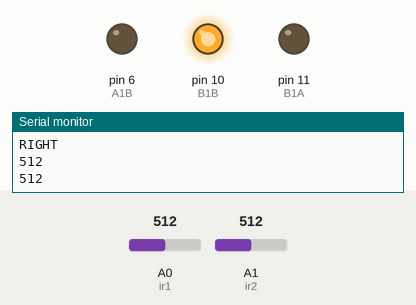
A sketch run on a simulated Arduino Uno, built with avr-gcc and run on an emulated ATmega328P. Shown: output pins drawn as LEDs (lit = HIGH), the last lines printed to the serial monitor. The test bench sets the inputs (shaded band); at power-on: A0 (ir1) = 512, A1 (ir2) = 512. Pins used as bus, display or sensor lines are not drawn.

Above: at 1.8 s.
1.9 s: A0 (ir1) set to 215
6.0 s: A0 (ir1) set to 190
At 6.9 s:
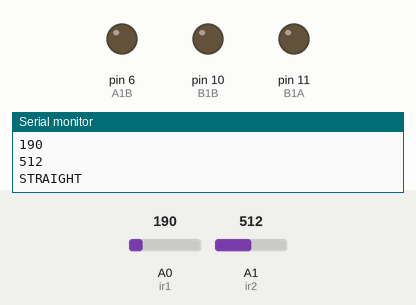
7.5 s: A1 (ir2) set to 217
11.6 s: A1 (ir2) set to 183
At 12.4 s:
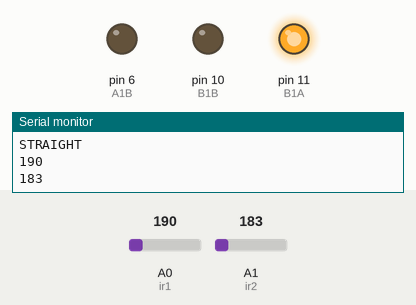
15.7 s: A1 (ir2) set to 210
At 17.7 s:
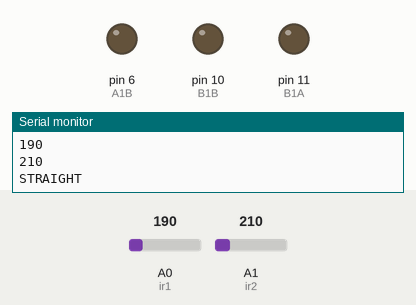
18.1 s: A1 (ir2) set to 190
At 18.9 s:
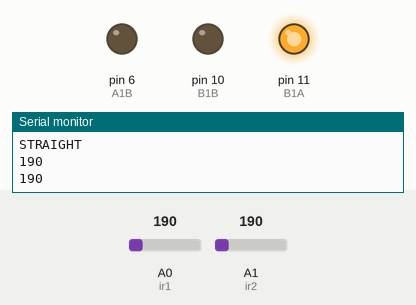
Timing chart, 0 to 21.1 s (numbered marks = the images above; inputs shaded):
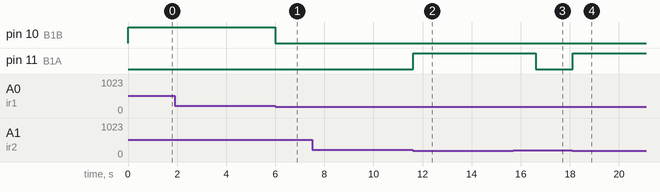

Measured:
- the behaviour switches between 201 and 200 on A0 (ir1) (found by bisection; images 0 and 1)
- the behaviour switches between 200 and 199 on A1 (ir2) (found by bisection; images 1 and 2)
- after the input at 6.0 s, pin 10 (B1B): HIGH → LOW at once
- after the input at 11.6 s, pin 11 (B1A): LOW → HIGH at once
- after the input at 15.7 s, pin 11 (B1A): HIGH → LOW after 0.91 s
- after the input at 18.1 s, pin 11 (B1A): LOW → HIGH at once

The sketch:

Line_follower.ino
```cpp
//back motor
const int A1A = 5;
const int A1B = 6;

//front motor
const int B1A = 11;
const int B1B = 10;

const int ir1=A0;
const int ir2=A1;

int val1=0;
int val2=0;


void setup() {
  Serial.begin(9600);
  pinMode(B1A,OUTPUT);// define pin as output
  pinMode(B1B,OUTPUT);

  pinMode(A1A,OUTPUT);
  pinMode(A1B,OUTPUT);
  pinMode(ir1,INPUT);
  pinMode(ir2,INPUT);
}

void loop() {

  val1=analogRead(ir1);
  val2=analogRead(ir2);
  Serial.println(val1);
  Serial.println(val2);


  if(val1>200 && val2>200){
    //
    motorA('O');
    motorB('R');
    delay(1000);
    motorA('L');
    motorB('O');
    Serial.println("RIGHT");}
  else if(val2<200 && val1<200){
    motorA('O');
    motorB('L');
    delay(1000);
    motorA('L');
    motorB('O');

    Serial.println("LEFT");}
  else if(val1>200 && val2<200){
    motorB('O');
    motorA('O');
    Serial.println("STOP");}
  else{
    motorB('O');
    motorA('L');
    Serial.println("STRAIGHT");
}

  /*motorA('R');// Turn motor A to RIGHT
  delay(2000);
   motorA('L');// Turn motor A to LEFT
  delay(2000);
  motorA('O');// Turn motor A OFF
  delay(2000);

  motorB('R');// Turn motor B to RIGHT
  delay(2000);
   motorB('L');// Turn motor B to LEFT
  delay(2000);
  motorB('O');// Turn motor B OFF
  delay(2000);

  motorA('R');// Turn motor A to RIGHT
  motorB('R'); // Turn motor A to RIGHT
  delay(2000);
  motorA('L');// Turn motor A to LEFT
  motorB('L');// Turn motor B to LEFT
  delay(3000);
  motorA('O');// Turn motor A OFF
  motorB('O');// Turn motor B OFF
  delay(5000);
  */

}


void motorA(char d)
{
  if(d =='R'){
    digitalWrite(A1A,LOW);
    digitalWrite(A1B,HIGH);
  }else if (d =='L'){
    digitalWrite(A1A,HIGH);
    digitalWrite(A1B,LOW);
  }else{
    digitalWrite(A1A,LOW);
    digitalWrite(A1B,LOW);
  }
}// motorA end

void motorB(char d)
{

    if(d =='R'){
      digitalWrite(B1A,LOW);
      digitalWrite(B1B,HIGH);
    }else if(d =='L'){
      digitalWrite(B1A,HIGH);
      digitalWrite(B1B,LOW);
    }else{
      digitalWrite(B1A,LOW);
      digitalWrite(B1B,LOW);
    }

}// motorB end
```
